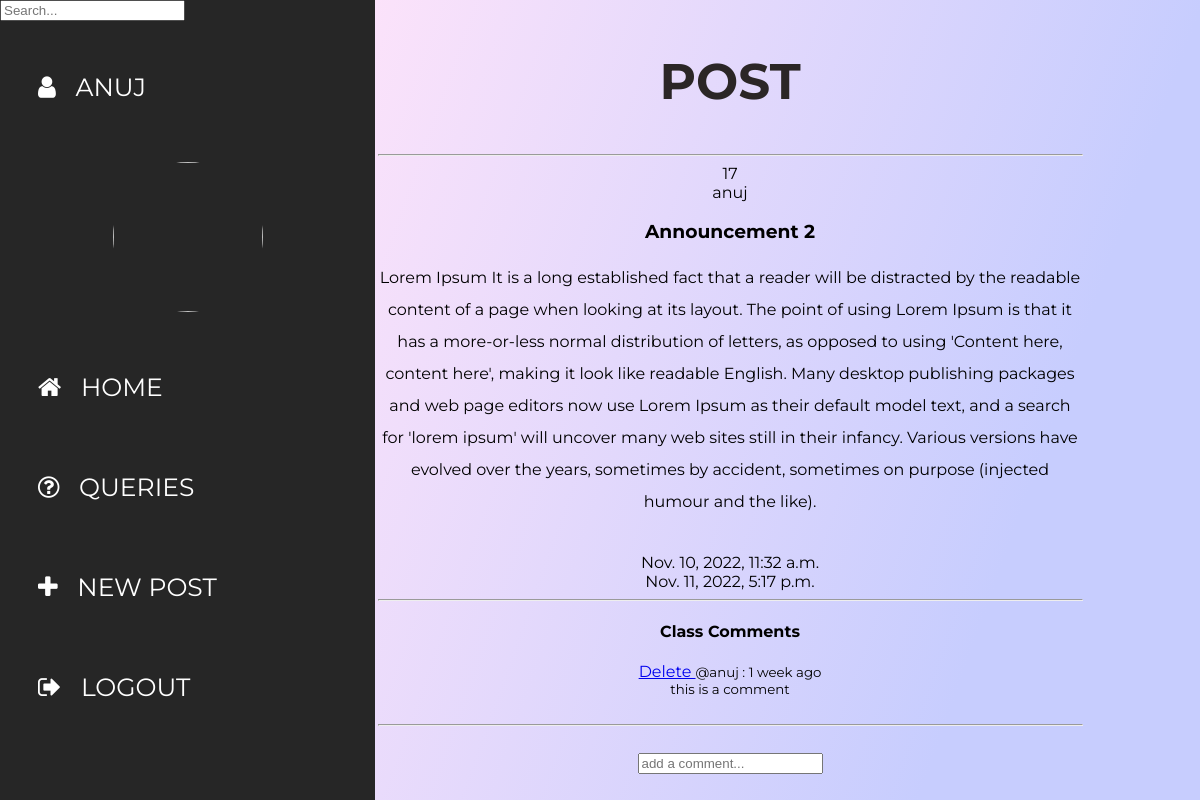
/post/17/ (signed in), run on an earlier commit of the app's database.
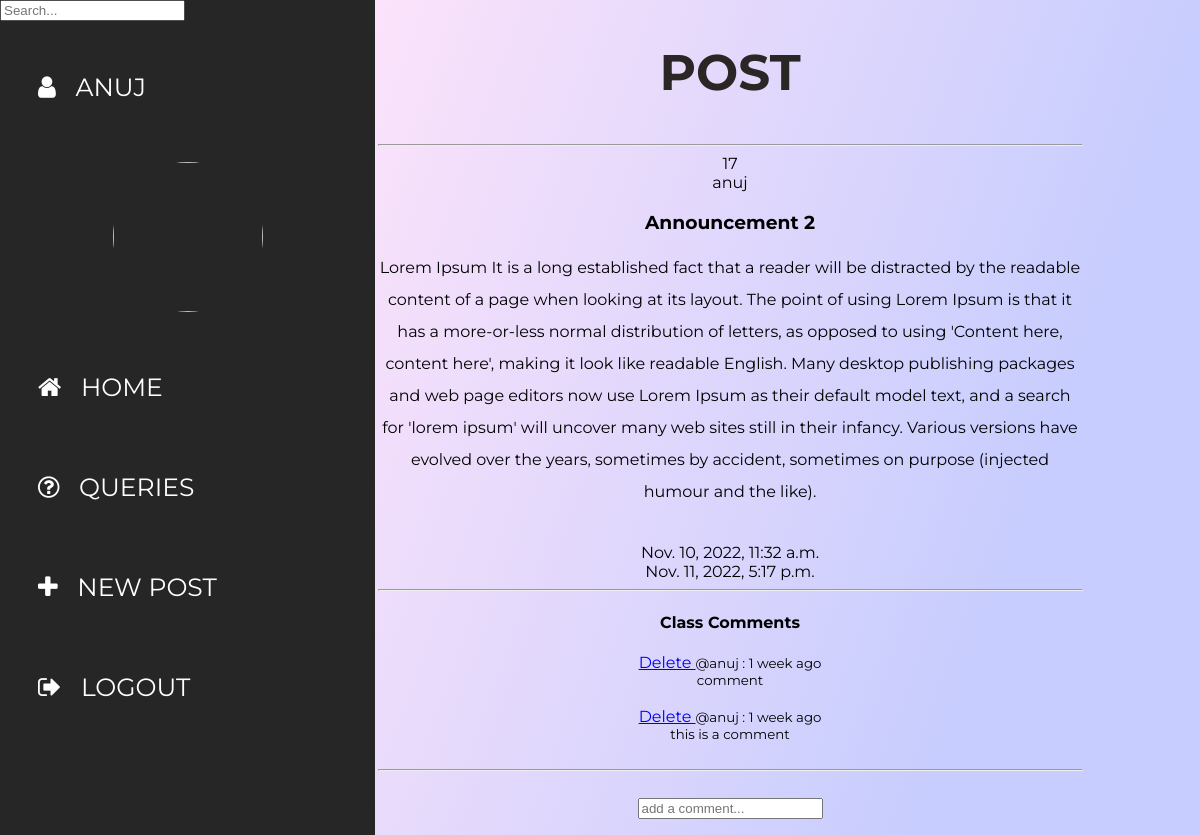
And on a later commit of the database.
### home/models.py (models this page shows, shortened)
class Post(models.Model):
    author = models.ForeignKey(User, on_delete=models.CASCADE, null=True)
    title = models.CharField(max_length=200)
    description = models.TextField(null=True, blank=True)
    file = models.FileField(null=True, blank=True, upload_to='files/')
    created = models.DateTimeField(auto_now_add=True)
    branch = models.CharField(max_length=6, choices=BRANCH, default='all')
    year = models.CharField(max_length=6, choices=YEAR, default='all')
    updated = models.DateTimeField(auto_now=True)
    class Meta:
        ordering = ['-updated', '-created']

class Comments(models.Model):
    author = models.ForeignKey(User, on_delete=models.CASCADE, null=True)
    post = models.ForeignKey(Post, on_delete=models.CASCADE)
    body = models.TextField()
    created = models.DateTimeField(auto_now_add=True)
    updated = models.DateTimeField(auto_now=True)
    class Meta:
        ordering = ['-updated', '-created']

### home/views.py (the view, shortened to what this page needs)
# urls.py: path('post/<str:pid>/', views.post, name='post'),
@login_required(login_url='login')
def post(request, pid):
    post = Post.objects.get(id=pid)
    comments = post.comments_set.all()
    context = {'post' : post, 'comments' : comments}
    return render(request, 'home/post.html', context)

### home/templates/home/post.html (shortened to what this page needs)
{% extends 'index.html' %}
{% block content %}
<head>
</head>
<div class="wrapper">
    <div class="section">
        <div class="box-area">
            <h2 style="color: #2b2626">Post</h2>
            <hr>
            {{ post.id }} <br>
            {{ post.author }} <br>
            <h3>{{ post.title }} </h3>
            {{ post.description|linebreaks }} <br>
            {{ post.created }} <br>
            {{ post.updated }} <br>
            <hr>
            <div class="comments">
                <h4>Class Comments</h3>
                    {% for comment in comments %}
                    <div>
                        {% if comment.author == request.user %}
                        <a href="{% url 'delete-comment' comment.id %}"> Delete </a>
                        {% endif %}
                        <small>
                            @{{ comment.author }} : {{ comment.created|timesince }} ago <br>
                            {{ comment.body }}
                        </small>
                    </div>
                    <br>
                    {% endfor %}
            </div>
            <hr> <br>
            <div class="comment-form">
                <form method="POST" action="">
                    <input type="text" name="body" placeholder="add a comment...">
                </form>
            </div>
        </div>
    </div>
</div>
{% endblock content %}

### templates/index.html
{% include 'sidebar.html' %}
{% block content %}
{% endblock %}

### templates/sidebar.html (shortened to what this page needs)
{% load static %}
<link href="https://cdnjs.cloudflare.com/ajax/libs/font-awesome/4.7.0/css/font-awesome.css" rel="stylesheet">
<link rel="stylesheet" href="{% static 'styles/sidebar.css' %}">
{% if request.user.is_authenticated %}
<nav>
    <ul>
        <form method="GET" action="{% url 'home' %}">
            <input type="text" , name="q" , placeholder="Search...">
        </form>
        <li>
            <a href="/"><i class="fa fa-user"></i>   {{ request.user.first_name }}</a>
        </li>
        <li class="logo"><img alt=""
                src="https://upload.wikimedia.org/wikipedia/en/a/ae/Devi_Ahilya_Vishwavidyalaya_Logo.png">
        </li>
        <li>
            <a href="/"><i class="fa fa-home"></i>   home</a>
        </li>
        <li>
            <a href="/queries"><i class="fa fa-question-circle-o" aria-hidden="true"></i>   queries</a>
        </li>
        {% if request.user.is_staff %}
        <li>
            <a href="/new-post"><i class="fa fa-plus" aria-hidden="true"></i>   new post</a>
        </li>
        {% endif %}
        <li>
            <a href="/logout"><i class="fa fa-sign-out"></i>   Logout</a>
        </li>
    </ul>
</nav>
{% endif %}

### static/styles/sidebar.css (style rules this page uses)
nav ul { margin: 0; padding: 0; height: 100%; width: 375px; position: fixed; top: 0; left: 0; background-color: #262626; }
nav ul li { list-style: none; }
nav ul li a { display: block; font-family: 'Montserrat', sans-serif; text-decoration: none; text-transform: uppercase; font-size: 25px; color: #fff; position: relative; padding: 35px 0 35px 38px; }
nav ul li a:before { content: ''; position: absolute; top: 0px; right: 0px; width: 0%; height: 100%; background: #e3e9f7; border-radius: 40px 0px 0px 40px; z-index: -1; transition: all 300ms ease-in-out; }
.wrapper { margin-left: 260px; }
.section { display: grid; place-items: center; min-height: 100vh; text-align: center; }
.box-area h2 { text-transform: uppercase; font-size: 50px; }
.box-area p { line-height: 2; }
.box-area { width: 75%; }
.logo { width: 150px; height: 150px; border-radius: 50%; overflow: hidden; margin: 25px auto; }
.logo img { width: 100%; }

What changed in the data, as far as the page shows it:
added Comments: shows "Delete", author "anuj", created "1 week", body "comment"
